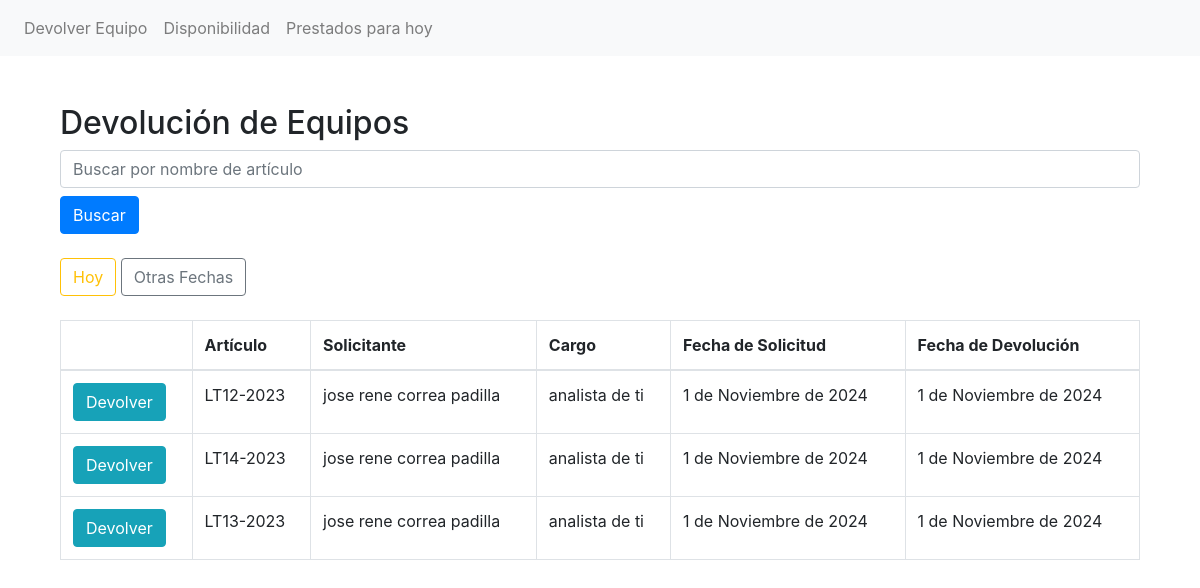
The page /devolver_articulo/?filtro=otras (signed in) on the database as committed earlier.
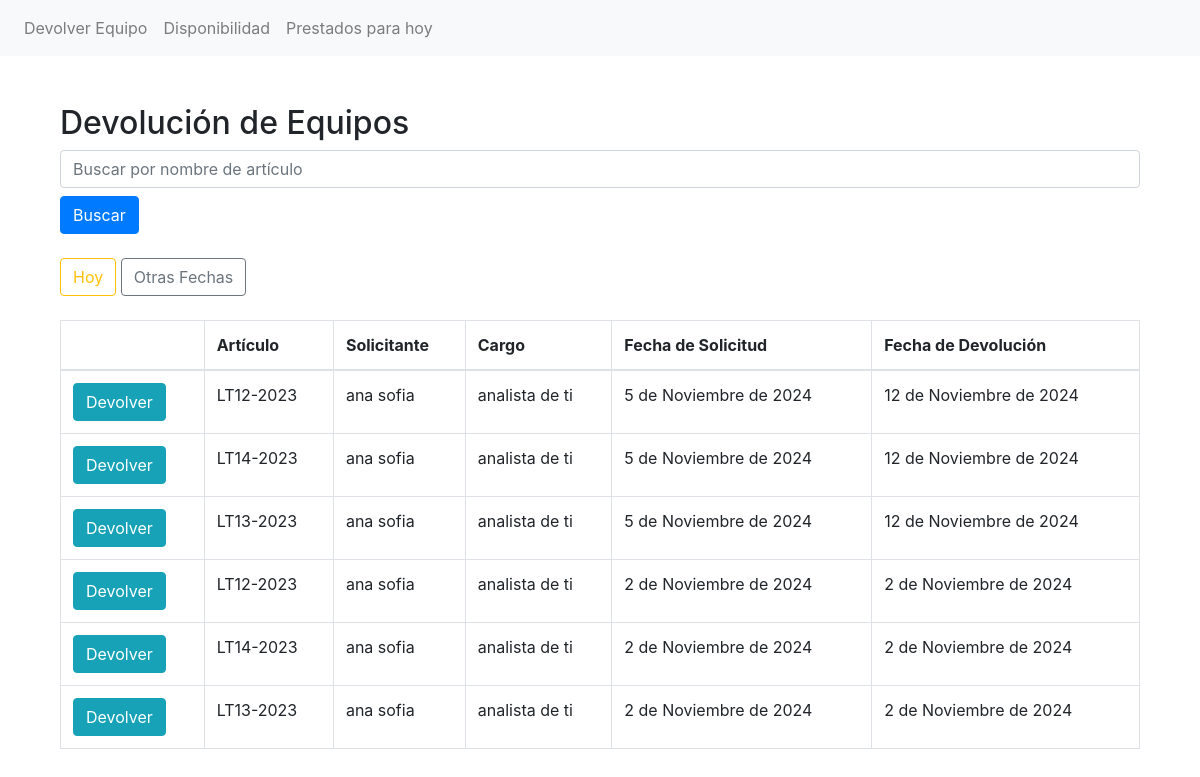
The same page on the database as committed later.
### inventario/models.py (models this page shows, shortened)
class Prestamo(models.Model):
    articulo = models.ForeignKey(Articulo, on_delete=models.CASCADE)
    nombre_persona = models.CharField(max_length=100)
    cargo_persona = models.CharField(max_length=100)
    fecha_solicitud = models.DateField()
    fecha_devolucion = models.DateField()
    devuelto = models.BooleanField(default=False)  # Para marcar cuando el cliente devuelve el equipo
    entregado = models.BooleanField(default=False)  # Para marcar cuando el administrador entrega el equipo

class Articulo(models.Model):
    nombre = models.CharField(max_length=100)  # Por ejemplo, 'LT03-2018'
    observacion = models.TextField(blank=True, null=True)  # Campo de observación

### inventario/views.py (the view)
# urls.py: path('devolver_articulo/', views.devolver_articulo, name='devolver_articulo'),
@login_required
def devolver_articulo(request):
    prestamos = Prestamo.objects.filter(devuelto=False)  # Obtener préstamos no devueltos
    if request.method == 'GET':
        nombre_articulo = request.GET.get('nombre_articulo', '')
        if nombre_articulo:
            prestamos = prestamos.filter(articulo__nombre__icontains=nombre_articulo)  # Filtrar por nombre de artículo
        filtro = request.GET.get('filtro', '')
        hoy_utc = timezone.now()  # Obtiene la fecha y hora actual en UTC
        hoy_local = timezone.localtime(hoy_utc)  # Convierte a la hora local
        hoy_date = hoy_local.date()  # Obtiene solo la fecha
        if filtro == 'hoy':
            prestamos = prestamos.filter(fecha_devolucion=hoy_date)  # Filtrar por devoluciones de hoy
        elif filtro == 'otras':
            prestamos = prestamos.exclude(fecha_devolucion=hoy_date)  # Excluir devoluciones de hoy
    print(prestamos.query)  # Agrega esta línea para ver la consulta SQL generada
    return render(request, 'inventario/devolver_articulo.html', {'prestamos': prestamos})

### inventario/templates/inventario/devolver_articulo.html (shortened to what this page needs)
{% extends 'inventario/base.html' %}
{% block content %}
    <div class="container mt-5">
        <h2>Devolución de Equipos</h2>
        <form method="GET" action="{% url 'devolver_articulo' %}" class="mb-4">
            <input type="text" name="nombre_articulo" placeholder="Buscar por nombre de artículo" class="form-control" />
            <button type="submit" class="btn btn-primary mt-2">Buscar</button>
        </form>
        <div class="mb-4">
            <a href="{% url 'devolver_articulo' %}?filtro=hoy" class="btn {% if filtro == 'hoy' %}btn-warning{% else %}btn-outline-warning{% endif %}">Hoy</a>
            <a href="{% url 'devolver_articulo' %}?filtro=otras" class="btn {% if filtro == 'otras' %}btn-secondary{% else %}btn-outline-secondary{% endif %}">Otras Fechas</a>
        </div>
        <form method="POST" action="">
            <table class="table table-bordered">
                <thead>
                    <tr>
                        <th></th>
                        <th>Artículo</th>
                        <th>Solicitante</th>
                        <th>Cargo</th>
                        <th>Fecha de Solicitud</th>
                        <th>Fecha de Devolución</th>
                    </tr>
                </thead>
                <tbody>
                    {% for prestamo in prestamos %}
                    <tr>
                        <td>
                            <a href="{% url 'confirmar_devolucion' prestamo.id %}" class="btn btn-info">Devolver</a>
                        </td>
                        <td>{{ prestamo.articulo.nombre }}</td>
                        <td>{{ prestamo.nombre_persona }}</td>
                        <td>{{ prestamo.cargo_persona }}</td>
                        <td>{{ prestamo.fecha_solicitud }}</td>
                        <td>{{ prestamo.fecha_devolucion }}</td>
                    </tr>
                    {% empty %}
                    <tr>
                        <td colspan="6">No hay equipos prestados.</td>
                    </tr>
                    {% endfor %}
                </tbody>
            </table>
        </form>
    </div>
{% endblock %}

Rows that differ between the two databases and show on the page:
no longer on this page (row edited): Prestamo: articulo.nombre "LT12-2023", nombre_persona "jose rene correa padilla", cargo_persona "analista de ti", fecha_solicitud "1 de Noviembre de 2024", fecha_devolucion "1 de Noviembre de 2024"
no longer on this page (row edited): Prestamo: articulo.nombre "LT14-2023", nombre_persona "jose rene correa padilla", cargo_persona "analista de ti", fecha_solicitud "1 de Noviembre de 2024", fecha_devolucion "1 de Noviembre de 2024"
no longer on this page (row edited): Prestamo: articulo.nombre "LT13-2023", nombre_persona "jose rene correa padilla", cargo_persona "analista de ti", fecha_solicitud "1 de Noviembre de 2024", fecha_devolucion "1 de Noviembre de 2024"
added Prestamo: articulo.nombre "LT12-2023", nombre_persona "ana sofia", cargo_persona "analista de ti", fecha_solicitud "5 de Noviembre de 2024", fecha_devolucion "12 de Noviembre de 2024"
added Prestamo: articulo.nombre "LT14-2023", nombre_persona "ana sofia", cargo_persona "analista de ti", fecha_solicitud "5 de Noviembre de 2024", fecha_devolucion "12 de Noviembre de 2024"
added Prestamo: articulo.nombre "LT13-2023", nombre_persona "ana sofia", cargo_persona "analista de ti", fecha_solicitud "5 de Noviembre de 2024", fecha_devolucion "12 de Noviembre de 2024"
added Prestamo: articulo.nombre "LT12-2023", nombre_persona "ana sofia", cargo_persona "analista de ti", fecha_solicitud "2 de Noviembre de 2024", fecha_devolucion "2 de Noviembre de 2024"
added Prestamo: articulo.nombre "LT14-2023", nombre_persona "ana sofia", cargo_persona "analista de ti", fecha_solicitud "2 de Noviembre de 2024", fecha_devolucion "2 de Noviembre de 2024"
added Prestamo: articulo.nombre "LT13-2023", nombre_persona "ana sofia", cargo_persona "analista de ti", fecha_solicitud "2 de Noviembre de 2024", fecha_devolucion "2 de Noviembre de 2024"
